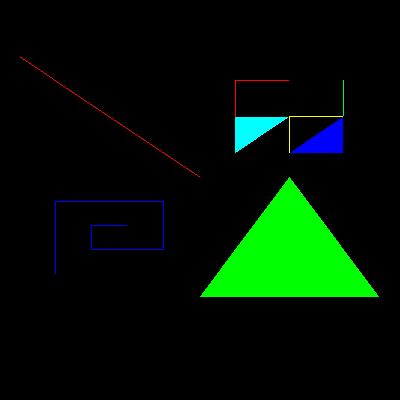

Generate this figure with Python:
#!/usr/bin/env python

# Display multiple polydata items in a 2D context using vtkPolyDataItem.

import vtkmodules.vtkInteractionStyle  # noqa: F401
import vtkmodules.vtkRenderingContextOpenGL2  # noqa: F401
import vtkmodules.vtkRenderingFreeType  # noqa: F401
import vtkmodules.vtkRenderingOpenGL2  # noqa: F401

from vtkmodules.vtkCommonCore import (
    vtkPoints,
    vtkUnsignedCharArray,
)
from vtkmodules.vtkCommonDataModel import (
    VTK_POLY_LINE,
    VTK_TRIANGLE,
    vtkCellArray,
    vtkPolyData,
    vtkRectd,
    vtkRecti,
)
from vtkmodules.vtkChartsCore import (
    vtkAxis,
    vtkInteractiveArea,
)
from vtkmodules.vtkRenderingCore import (
    VTK_SCALAR_MODE_USE_CELL_DATA,
    vtkRenderWindow,
    vtkRenderWindowInteractor,
    vtkRenderer,
)
from vtkmodules.vtkRenderingContext2D import vtkContextActor, vtkPolyDataItem

# Line polydata
line_pd = vtkPolyData()
line_pts = vtkPoints()
line_pts.InsertNextPoint(0.5, 0.5, 0.0)
line_pts.InsertNextPoint(0.0, 1.0, 0.0)
line_pd.SetPoints(line_pts)
line_cells = vtkCellArray()
line_cells.InsertNextCell(2)
line_cells.InsertCellPoint(0)
line_cells.InsertCellPoint(1)
line_pd.SetLines(line_cells)

line_colors = vtkUnsignedCharArray()
line_colors.SetNumberOfComponents(4)
line_colors.SetNumberOfTuples(1)
line_colors.SetTuple4(0, 255, 0, 0, 255)

line_item = vtkPolyDataItem()
line_item.SetPolyData(line_pd)
line_item.SetScalarMode(VTK_SCALAR_MODE_USE_CELL_DATA)
line_item.SetMappedColors(line_colors)
line_item.SetVisible(True)

# Triangle polydata
tri_pd = vtkPolyData()
tri_pts = vtkPoints()
tri_pts.InsertNextPoint(0.5, 0.0, 0.0)
tri_pts.InsertNextPoint(0.75, 0.5, 0.0)
tri_pts.InsertNextPoint(1.0, 0.0, 0.0)
tri_pd.SetPoints(tri_pts)
tri_cells = vtkCellArray()
tri_cells.InsertNextCell(3)
tri_cells.InsertCellPoint(0)
tri_cells.InsertCellPoint(1)
tri_cells.InsertCellPoint(2)
tri_pd.SetPolys(tri_cells)

tri_colors = vtkUnsignedCharArray()
tri_colors.SetNumberOfComponents(4)
tri_colors.SetNumberOfTuples(1)
tri_colors.SetTuple4(0, 0, 255, 0, 255)

tri_item = vtkPolyDataItem()
tri_item.SetPolyData(tri_pd)
tri_item.SetScalarMode(VTK_SCALAR_MODE_USE_CELL_DATA)
tri_item.SetMappedColors(tri_colors)
tri_item.SetVisible(True)

# Line strip (spiral) polydata
spiral_pd = vtkPolyData()
spiral_pts = vtkPoints()
spiral_pts.InsertNextPoint(0.1, 0.1, 0.0)
spiral_pts.InsertNextPoint(0.1, 0.4, 0.0)
spiral_pts.InsertNextPoint(0.4, 0.4, 0.0)
spiral_pts.InsertNextPoint(0.4, 0.2, 0.0)
spiral_pts.InsertNextPoint(0.2, 0.2, 0.0)
spiral_pts.InsertNextPoint(0.2, 0.3, 0.0)
spiral_pts.InsertNextPoint(0.3, 0.3, 0.0)
spiral_pd.SetPoints(spiral_pts)
spiral_cells = vtkCellArray()
spiral_cells.InsertNextCell(7)
spiral_cells.InsertCellPoint(0)
spiral_cells.InsertCellPoint(1)
spiral_cells.InsertCellPoint(2)
spiral_cells.InsertCellPoint(3)
spiral_cells.InsertCellPoint(4)
spiral_cells.InsertCellPoint(5)
spiral_cells.InsertCellPoint(6)
spiral_pd.SetLines(spiral_cells)

spiral_colors = vtkUnsignedCharArray()
spiral_colors.SetNumberOfComponents(4)
spiral_colors.SetNumberOfTuples(1)
spiral_colors.SetTuple4(0, 0, 0, 255, 255)

spiral_item = vtkPolyDataItem()
spiral_item.SetPolyData(spiral_pd)
spiral_item.SetScalarMode(VTK_SCALAR_MODE_USE_CELL_DATA)
spiral_item.SetMappedColors(spiral_colors)
spiral_item.SetVisible(True)

# Mixed polydata
mixed_pd = vtkPolyData()
mixed_pd.Allocate(50)
mixed_pts = vtkPoints()
mixed_pts.InsertNextPoint(0.6, 0.6, 0.0)
mixed_pts.InsertNextPoint(0.75, 0.6, 0.0)
mixed_pts.InsertNextPoint(0.9, 0.6, 0.0)
mixed_pts.InsertNextPoint(0.6, 0.75, 0.0)
mixed_pts.InsertNextPoint(0.75, 0.75, 0.0)
mixed_pts.InsertNextPoint(0.9, 0.75, 0.0)
mixed_pts.InsertNextPoint(0.6, 0.9, 0.0)
mixed_pts.InsertNextPoint(0.75, 0.9, 0.0)
mixed_pts.InsertNextPoint(0.9, 0.9, 0.0)
mixed_pd.SetPoints(mixed_pts)
mixed_pd.InsertNextCell(VTK_POLY_LINE, 3, [3, 6, 7])
mixed_pd.InsertNextCell(VTK_POLY_LINE, 2, [8, 5])
mixed_pd.InsertNextCell(VTK_TRIANGLE, 3, [5, 2, 1])
mixed_pd.InsertNextCell(VTK_POLY_LINE, 3, [1, 4, 5])
mixed_pd.InsertNextCell(VTK_TRIANGLE, 3, [0, 3, 4])

mixed_colors = vtkUnsignedCharArray()
mixed_colors.SetNumberOfComponents(4)
mixed_colors.SetNumberOfTuples(5)
mixed_colors.SetTuple4(0, 255, 0, 0, 255)
mixed_colors.SetTuple4(1, 0, 255, 0, 255)
mixed_colors.SetTuple4(2, 0, 0, 255, 255)
mixed_colors.SetTuple4(3, 255, 255, 0, 255)
mixed_colors.SetTuple4(4, 0, 255, 255, 255)

mixed_item = vtkPolyDataItem()
mixed_item.SetPolyData(mixed_pd)
mixed_item.SetScalarMode(VTK_SCALAR_MODE_USE_CELL_DATA)
mixed_item.SetMappedColors(mixed_colors)
mixed_item.SetVisible(True)

width = 400
height = 400

# Interactive area
area = vtkInteractiveArea()
draw_area_bounds = vtkRectd(0.0, 0.0, 1.0, 1.0)

vp = [0.0500000007451, 0.949999988079, 0.259999990463, 0.860000014305]
screen_geometry = vtkRecti(
    int(vp[0] * width), int(vp[2] * height),
    int((vp[1] - vp[0]) * width), int((vp[3] - vp[2]) * height))

area.GetDrawAreaItem().AddItem(line_item)
area.GetDrawAreaItem().AddItem(tri_item)
area.GetDrawAreaItem().AddItem(spiral_item)
area.GetDrawAreaItem().AddItem(mixed_item)

area.SetDrawAreaBounds(draw_area_bounds)
area.SetGeometry(screen_geometry)
area.SetFillViewport(False)
area.SetShowGrid(False)

area.GetAxis(vtkAxis.LEFT).SetVisible(False)
area.GetAxis(vtkAxis.LEFT).SetMargins(0, 0)
area.GetAxis(vtkAxis.RIGHT).SetVisible(False)
area.GetAxis(vtkAxis.RIGHT).SetMargins(0, 0)
area.GetAxis(vtkAxis.BOTTOM).SetVisible(False)
area.GetAxis(vtkAxis.BOTTOM).SetMargins(0, 0)
area.GetAxis(vtkAxis.TOP).SetVisible(False)
area.GetAxis(vtkAxis.TOP).SetMargins(0, 0)

# Renderer
renderer = vtkRenderer()

# Render window
render_window = vtkRenderWindow()
render_window.AddRenderer(renderer)
render_window.SetWindowName("multi polydata items")
render_window.SetMultiSamples(0)
render_window.SetSize(width, height)

# Interactor
interactor = vtkRenderWindowInteractor()
interactor.SetRenderWindow(render_window)

# Scene
context_actor = vtkContextActor()
context_actor.GetScene().SetRenderer(renderer)
context_actor.GetScene().AddItem(area)
renderer.AddActor(context_actor)

interactor.Initialize()
interactor.Start()
